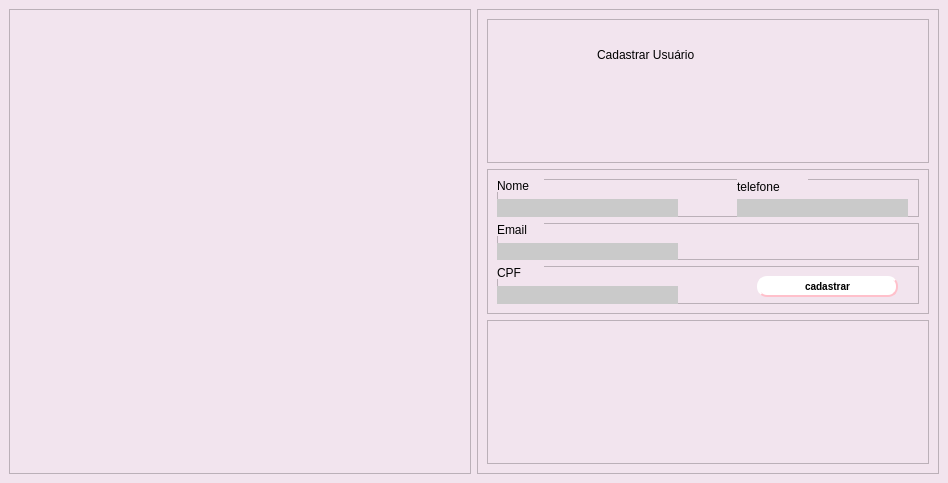
<?xml version="1.0" encoding="UTF-8"?>
<ui version="4.0">
 <class>MainWindow</class>
 <widget class="QMainWindow" name="MainWindow">
  <property name="geometry">
   <rect>
    <x>0</x>
    <y>0</y>
    <width>948</width>
    <height>483</height>
   </rect>
  </property>
  <property name="windowTitle">
   <string>MainWindow</string>
  </property>
  <property name="styleSheet">
   <string notr="true">background-color:#F2E4EE;</string>
  </property>
  <widget class="QWidget" name="centralwidget">
   <layout class="QHBoxLayout" name="horizontalLayout">
    <item>
     <widget class="QFrame" name="left_frame">
      <property name="frameShape">
       <enum>QFrame::StyledPanel</enum>
      </property>
      <property name="frameShadow">
       <enum>QFrame::Raised</enum>
      </property>
      <widget class="QLabel" name="imagem_ederson">
       <property name="geometry">
        <rect>
         <x>10</x>
         <y>120</y>
         <width>441</width>
         <height>231</height>
        </rect>
       </property>
       <property name="text">
        <string/>
       </property>
       <property name="pixmap">
        <pixmap>../../../../../Pictures/vou_resolver_isso kawaii.png</pixmap>
       </property>
       <property name="scaledContents">
        <bool>true</bool>
       </property>
      </widget>
     </widget>
    </item>
    <item>
     <widget class="QFrame" name="main_frame">
      <property name="frameShape">
       <enum>QFrame::StyledPanel</enum>
      </property>
      <property name="frameShadow">
       <enum>QFrame::Raised</enum>
      </property>
      <layout class="QVBoxLayout" name="verticalLayout">
       <item>
        <widget class="QFrame" name="top">
         <property name="frameShape">
          <enum>QFrame::StyledPanel</enum>
         </property>
         <property name="frameShadow">
          <enum>QFrame::Raised</enum>
         </property>
         <widget class="QLabel" name="label">
          <property name="geometry">
           <rect>
            <x>110</x>
            <y>10</y>
            <width>231</width>
            <height>51</height>
           </rect>
          </property>
          <property name="styleSheet">
           <string notr="true">font: 20pt &quot;TAKE CUTE&quot;;</string>
          </property>
          <property name="text">
           <string>Cadastrar Usuário</string>
          </property>
         </widget>
        </widget>
       </item>
       <item>
        <widget class="QFrame" name="main">
         <property name="frameShape">
          <enum>QFrame::StyledPanel</enum>
         </property>
         <property name="frameShadow">
          <enum>QFrame::Raised</enum>
         </property>
         <layout class="QVBoxLayout" name="verticalLayout_2">
          <item>
           <widget class="QFrame" name="cadastro">
            <property name="frameShape">
             <enum>QFrame::StyledPanel</enum>
            </property>
            <property name="frameShadow">
             <enum>QFrame::Raised</enum>
            </property>
            <widget class="QLineEdit" name="inputNome">
             <property name="geometry">
              <rect>
               <x>0</x>
               <y>20</y>
               <width>181</width>
               <height>20</height>
              </rect>
             </property>
             <property name="styleSheet">
              <string notr="true">.QLineEdit{ border:none;
	background-color: #CACACA;
}</string>
             </property>
            </widget>
            <widget class="QLabel" name="label_2">
             <property name="geometry">
              <rect>
               <x>0</x>
               <y>0</y>
               <width>47</width>
               <height>13</height>
              </rect>
             </property>
             <property name="styleSheet">
              <string notr="true">.QLabel{
	font: 87 10pt &quot;Source Code Pro Black&quot;;
}</string>
             </property>
             <property name="text">
              <string>Nome</string>
             </property>
            </widget>
            <widget class="QLineEdit" name="inputTelefone">
             <property name="geometry">
              <rect>
               <x>240</x>
               <y>20</y>
               <width>171</width>
               <height>20</height>
              </rect>
             </property>
             <property name="styleSheet">
              <string notr="true">.QLineEdit{ border:none;
	background-color: #CACACA;
}</string>
             </property>
            </widget>
            <widget class="QLabel" name="label_5">
             <property name="geometry">
              <rect>
               <x>240</x>
               <y>0</y>
               <width>71</width>
               <height>16</height>
              </rect>
             </property>
             <property name="styleSheet">
              <string notr="true">.QLabel{
	font: 87 10pt &quot;Source Code Pro Black&quot;;
}</string>
             </property>
             <property name="text">
              <string>telefone</string>
             </property>
            </widget>
           </widget>
          </item>
          <item>
           <widget class="QFrame" name="frame_2">
            <property name="frameShape">
             <enum>QFrame::StyledPanel</enum>
            </property>
            <property name="frameShadow">
             <enum>QFrame::Raised</enum>
            </property>
            <widget class="QLabel" name="label_3">
             <property name="geometry">
              <rect>
               <x>0</x>
               <y>0</y>
               <width>47</width>
               <height>13</height>
              </rect>
             </property>
             <property name="styleSheet">
              <string notr="true">.QLabel{
	font: 87 10pt &quot;Source Code Pro Black&quot;;
}</string>
             </property>
             <property name="text">
              <string>Email</string>
             </property>
            </widget>
            <widget class="QLineEdit" name="inputEmail">
             <property name="geometry">
              <rect>
               <x>0</x>
               <y>20</y>
               <width>181</width>
               <height>20</height>
              </rect>
             </property>
             <property name="styleSheet">
              <string notr="true">.QLineEdit{ border:none;
	background-color: #CACACA;
}</string>
             </property>
            </widget>
           </widget>
          </item>
          <item>
           <widget class="QFrame" name="frame_3">
            <property name="frameShape">
             <enum>QFrame::StyledPanel</enum>
            </property>
            <property name="frameShadow">
             <enum>QFrame::Raised</enum>
            </property>
            <widget class="QLabel" name="label_4">
             <property name="geometry">
              <rect>
               <x>0</x>
               <y>0</y>
               <width>47</width>
               <height>13</height>
              </rect>
             </property>
             <property name="styleSheet">
              <string notr="true">.QLabel{
	font: 87 10pt &quot;Source Code Pro Black&quot;;
}</string>
             </property>
             <property name="text">
              <string>CPF</string>
             </property>
            </widget>
            <widget class="QLineEdit" name="inputCpf">
             <property name="geometry">
              <rect>
               <x>0</x>
               <y>20</y>
               <width>181</width>
               <height>20</height>
              </rect>
             </property>
             <property name="styleSheet">
              <string notr="true">.QLineEdit{ border:none;
	background-color: #CACACA;
}</string>
             </property>
            </widget>
            <widget class="QPushButton" name="btn_cadastrar">
             <property name="geometry">
              <rect>
               <x>260</x>
               <y>10</y>
               <width>141</width>
               <height>21</height>
              </rect>
             </property>
             <property name="styleSheet">
              <string notr="true">QPushButton {background-color: white;
    border-style: outset;
    border-width: 2px;
    border-radius: 10px;
    border-color: pink;
    font: bold 10px ;
	text-align:center;

    }</string>
             </property>
             <property name="text">
              <string>cadastrar</string>
             </property>
            </widget>
           </widget>
          </item>
         </layout>
        </widget>
       </item>
       <item>
        <widget class="QFrame" name="footer">
         <property name="frameShape">
          <enum>QFrame::StyledPanel</enum>
         </property>
         <property name="frameShadow">
          <enum>QFrame::Raised</enum>
         </property>
        </widget>
       </item>
      </layout>
     </widget>
    </item>
   </layout>
  </widget>
 </widget>
 <resources/>
 <connections/>
</ui>
